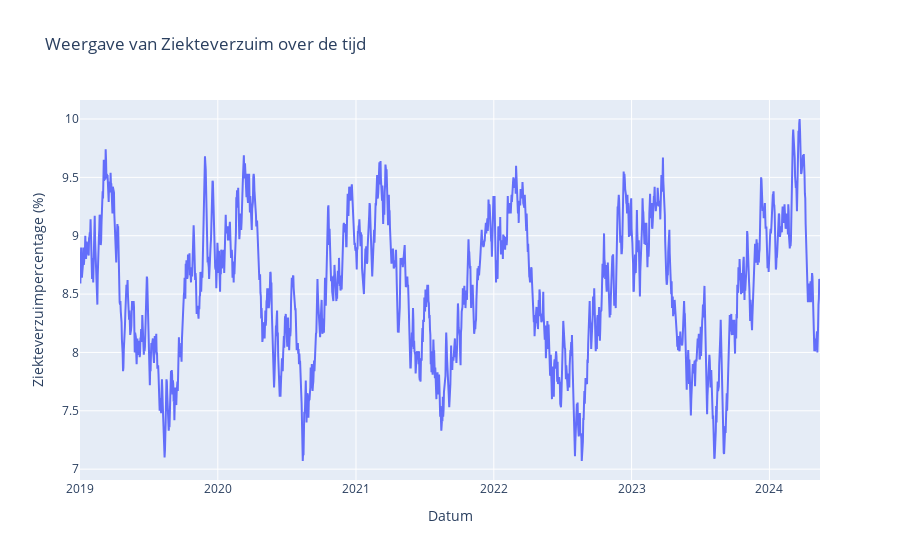

Notebook code cell kept with this figure:
### Markdown cell above
Nader te bepalen tekst bij clienten

### Code cell
bekijk_ziekteverzuim(data)

### Figure 1 — Plotly figure (JSON) as saved in the notebook; plotly's stock layout.template omitted (floating-point values rounded to 4 significant figures; data arrays with more than 128 entries replaced by an {"elided": "..."} marker saying what was removed)
{"data": [{"mode": "lines", "name": "Ziekteverzuim", "type": "scatter", "x": {"elided": "1961 str values"}, "y": {"elided": "1961 float values"}}], "layout": {"title": {"text": "Weergave van Ziekteverzuim over de tijd"}, "xaxis": {"title": {"text": "Datum"}}, "yaxis": {"title": {"text": "Ziekteverzuimpercentage (%)"}}}}
